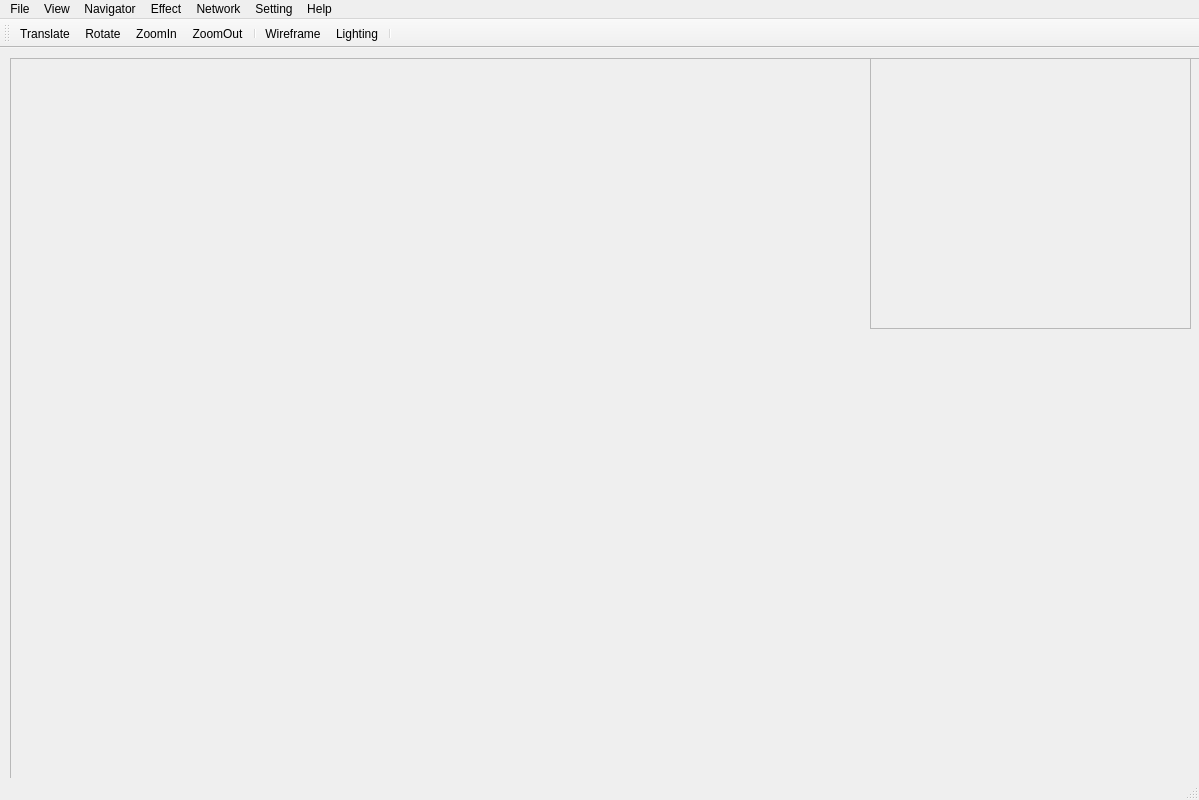
<?xml version="1.0" encoding="UTF-8"?>
<ui version="4.0">
 <class>DV_ClientClass</class>
 <widget class="QMainWindow" name="DV_ClientClass">
  <property name="geometry">
   <rect>
    <x>0</x>
    <y>0</y>
    <width>1199</width>
    <height>800</height>
   </rect>
  </property>
  <property name="sizePolicy">
   <sizepolicy hsizetype="Preferred" vsizetype="Preferred">
    <horstretch>0</horstretch>
    <verstretch>0</verstretch>
   </sizepolicy>
  </property>
  <property name="windowTitle">
   <string>DV_Client</string>
  </property>
  <widget class="QWidget" name="centralWidget">
   <property name="sizePolicy">
    <sizepolicy hsizetype="Maximum" vsizetype="Maximum">
     <horstretch>0</horstretch>
     <verstretch>0</verstretch>
    </sizepolicy>
   </property>
   <widget class="QScrollArea" name="scrollArea_Render">
    <property name="geometry">
     <rect>
      <x>10</x>
      <y>10</y>
      <width>1900</width>
      <height>1100</height>
     </rect>
    </property>
    <property name="sizePolicy">
     <sizepolicy hsizetype="Expanding" vsizetype="Expanding">
      <horstretch>0</horstretch>
      <verstretch>0</verstretch>
     </sizepolicy>
    </property>
    <property name="minimumSize">
     <size>
      <width>1900</width>
      <height>1100</height>
     </size>
    </property>
    <property name="maximumSize">
     <size>
      <width>4096</width>
      <height>2060</height>
     </size>
    </property>
    <property name="frameShadow">
     <enum>QFrame::Sunken</enum>
    </property>
    <property name="widgetResizable">
     <bool>true</bool>
    </property>
    <widget class="QWidget" name="scrollAreaWidgetContents">
     <property name="geometry">
      <rect>
       <x>0</x>
       <y>0</y>
       <width>1898</width>
       <height>1098</height>
      </rect>
     </property>
    </widget>
   </widget>
   <widget class="QScrollArea" name="scrollArea_Mini">
    <property name="geometry">
     <rect>
      <x>870</x>
      <y>10</y>
      <width>321</width>
      <height>271</height>
     </rect>
    </property>
    <property name="sizePolicy">
     <sizepolicy hsizetype="Preferred" vsizetype="Preferred">
      <horstretch>0</horstretch>
      <verstretch>0</verstretch>
     </sizepolicy>
    </property>
    <property name="widgetResizable">
     <bool>true</bool>
    </property>
    <widget class="QWidget" name="scrollAreaWidgetContents_3">
     <property name="geometry">
      <rect>
       <x>0</x>
       <y>0</y>
       <width>319</width>
       <height>269</height>
      </rect>
     </property>
    </widget>
   </widget>
  </widget>
  <widget class="QMenuBar" name="menuBar">
   <property name="geometry">
    <rect>
     <x>0</x>
     <y>0</y>
     <width>1199</width>
     <height>21</height>
    </rect>
   </property>
   <widget class="QMenu" name="menuFile">
    <property name="title">
     <string>File</string>
    </property>
    <addaction name="actionOpen"/>
    <addaction name="actionSave"/>
    <addaction name="separator"/>
    <addaction name="actionClose"/>
   </widget>
   <widget class="QMenu" name="menuView">
    <property name="title">
     <string>View</string>
    </property>
    <widget class="QMenu" name="menuRegion">
     <property name="title">
      <string>Region</string>
     </property>
     <addaction name="actionSeogwi"/>
     <addaction name="actionJeju"/>
    </widget>
    <addaction name="menuRegion"/>
    <addaction name="separator"/>
    <addaction name="actionRequest"/>
    <addaction name="actionRendering"/>
   </widget>
   <widget class="QMenu" name="menuEffect">
    <property name="title">
     <string>Effect</string>
    </property>
   </widget>
   <widget class="QMenu" name="menuNetwork">
    <property name="title">
     <string>Network</string>
    </property>
    <addaction name="actionConnect"/>
    <addaction name="actionDisconnect"/>
   </widget>
   <widget class="QMenu" name="menuSetting">
    <property name="title">
     <string>Setting</string>
    </property>
   </widget>
   <widget class="QMenu" name="menuHelp">
    <property name="title">
     <string>Help</string>
    </property>
    <addaction name="actionAbout"/>
   </widget>
   <widget class="QMenu" name="menuNavigator">
    <property name="title">
     <string>Navigator</string>
    </property>
   </widget>
   <addaction name="menuFile"/>
   <addaction name="menuView"/>
   <addaction name="menuNavigator"/>
   <addaction name="menuEffect"/>
   <addaction name="menuNetwork"/>
   <addaction name="menuSetting"/>
   <addaction name="menuHelp"/>
  </widget>
  <widget class="QToolBar" name="mainToolBar">
   <attribute name="toolBarArea">
    <enum>TopToolBarArea</enum>
   </attribute>
   <attribute name="toolBarBreak">
    <bool>false</bool>
   </attribute>
   <addaction name="actionTranslate"/>
   <addaction name="actionRotate"/>
   <addaction name="actionZoomIn"/>
   <addaction name="actionZoomOut"/>
   <addaction name="separator"/>
   <addaction name="actionWireframe"/>
   <addaction name="actionLighting"/>
   <addaction name="separator"/>
  </widget>
  <widget class="QStatusBar" name="statusBar"/>
  <action name="actionAbout">
   <property name="text">
    <string>About</string>
   </property>
  </action>
  <action name="actionOpen">
   <property name="text">
    <string>Open</string>
   </property>
  </action>
  <action name="actionSave">
   <property name="text">
    <string>Save</string>
   </property>
  </action>
  <action name="actionClose">
   <property name="text">
    <string>Close</string>
   </property>
  </action>
  <action name="actionSeogwi">
   <property name="text">
    <string>Seogwi</string>
   </property>
  </action>
  <action name="actionJeju">
   <property name="text">
    <string>Jeju</string>
   </property>
  </action>
  <action name="actionConnect">
   <property name="text">
    <string>Connect</string>
   </property>
  </action>
  <action name="actionDisconnect">
   <property name="text">
    <string>Disconnect</string>
   </property>
  </action>
  <action name="actionTranslate">
   <property name="checkable">
    <bool>true</bool>
   </property>
   <property name="icon">
    <iconset>
     <normaloff>Resources/icon_pan.png</normaloff>Resources/icon_pan.png</iconset>
   </property>
   <property name="text">
    <string>Translate</string>
   </property>
  </action>
  <action name="actionRotate">
   <property name="checkable">
    <bool>true</bool>
   </property>
   <property name="icon">
    <iconset>
     <normaloff>Resources/icon_rotate.png</normaloff>Resources/icon_rotate.png</iconset>
   </property>
   <property name="text">
    <string>Rotate</string>
   </property>
  </action>
  <action name="actionZoomIn">
   <property name="checkable">
    <bool>true</bool>
   </property>
   <property name="icon">
    <iconset>
     <normaloff>Resources/icon_zoomin.png</normaloff>Resources/icon_zoomin.png</iconset>
   </property>
   <property name="text">
    <string>ZoomIn</string>
   </property>
  </action>
  <action name="actionZoomOut">
   <property name="checkable">
    <bool>true</bool>
   </property>
   <property name="icon">
    <iconset>
     <normaloff>Resources/icon_zoomout.png</normaloff>Resources/icon_zoomout.png</iconset>
   </property>
   <property name="text">
    <string>ZoomOut</string>
   </property>
  </action>
  <action name="actionWireframe">
   <property name="icon">
    <iconset>
     <normaloff>Resources/icon_wireframe.png</normaloff>Resources/icon_wireframe.png</iconset>
   </property>
   <property name="text">
    <string>Wireframe</string>
   </property>
  </action>
  <action name="actionLighting">
   <property name="icon">
    <iconset>
     <normaloff>Resources/icon_onoff.png</normaloff>Resources/icon_onoff.png</iconset>
   </property>
   <property name="text">
    <string>Lighting</string>
   </property>
  </action>
  <action name="actionRequest">
   <property name="text">
    <string>Request</string>
   </property>
  </action>
  <action name="actionRendering">
   <property name="text">
    <string>Rendering</string>
   </property>
  </action>
 </widget>
 <layoutdefault spacing="6" margin="11"/>
 <resources/>
 <connections/>
</ui>
